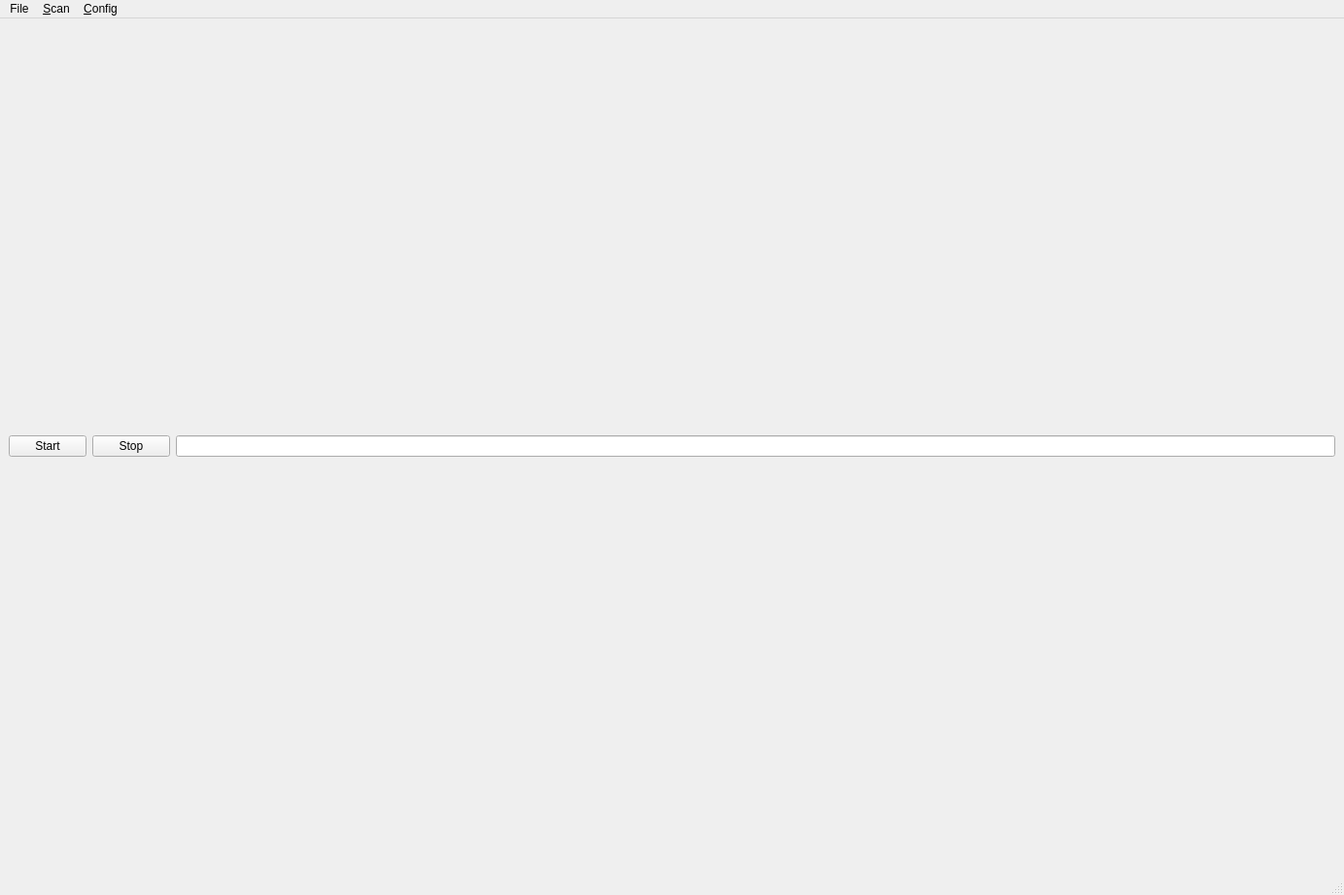
<?xml version="1.0" encoding="UTF-8"?>
<ui version="4.0">
 <class>MainWindow</class>
 <widget class="QMainWindow" name="MainWindow">
  <property name="windowModality">
   <enum>Qt::WindowModal</enum>
  </property>
  <property name="geometry">
   <rect>
    <x>0</x>
    <y>0</y>
    <width>1383</width>
    <height>921</height>
   </rect>
  </property>
  <property name="sizePolicy">
   <sizepolicy hsizetype="Expanding" vsizetype="Expanding">
    <horstretch>0</horstretch>
    <verstretch>0</verstretch>
   </sizepolicy>
  </property>
  <property name="windowTitle">
   <string>MainWindow</string>
  </property>
  <widget class="QWidget" name="centralwidget">
   <property name="sizePolicy">
    <sizepolicy hsizetype="Expanding" vsizetype="Expanding">
     <horstretch>0</horstretch>
     <verstretch>0</verstretch>
    </sizepolicy>
   </property>
   <layout class="QGridLayout" name="gridLayout">
    <item row="0" column="0">
     <layout class="QVBoxLayout" name="verticalLayout">
      <property name="sizeConstraint">
       <enum>QLayout::SetNoConstraint</enum>
      </property>
      <item>
       <layout class="QHBoxLayout" name="horizontalLayout">
        <property name="sizeConstraint">
         <enum>QLayout::SetNoConstraint</enum>
        </property>
        <item>
         <widget class="QPushButton" name="startButton">
          <property name="text">
           <string>Start</string>
          </property>
         </widget>
        </item>
        <item>
         <widget class="QPushButton" name="stopButton">
          <property name="text">
           <string>Stop</string>
          </property>
         </widget>
        </item>
        <item>
         <widget class="QLineEdit" name="delayLine"/>
        </item>
       </layout>
      </item>
     </layout>
    </item>
   </layout>
  </widget>
  <widget class="QMenuBar" name="menubar">
   <property name="geometry">
    <rect>
     <x>0</x>
     <y>0</y>
     <width>1383</width>
     <height>42</height>
    </rect>
   </property>
   <widget class="QMenu" name="menuFike">
    <property name="title">
     <string>File</string>
    </property>
   </widget>
   <widget class="QMenu" name="menuConfig">
    <property name="title">
     <string>&amp;Config</string>
    </property>
    <addaction name="actionConfig"/>
   </widget>
   <widget class="QMenu" name="menuScan">
    <property name="title">
     <string>&amp;Scan</string>
    </property>
    <addaction name="actionScan"/>
   </widget>
   <addaction name="menuFike"/>
   <addaction name="menuScan"/>
   <addaction name="menuConfig"/>
  </widget>
  <widget class="QStatusBar" name="statusbar"/>
  <action name="actionConfig">
   <property name="text">
    <string>&amp;Config</string>
   </property>
  </action>
  <action name="actionScan">
   <property name="text">
    <string>Scan</string>
   </property>
  </action>
 </widget>
 <resources/>
 <connections/>
</ui>
